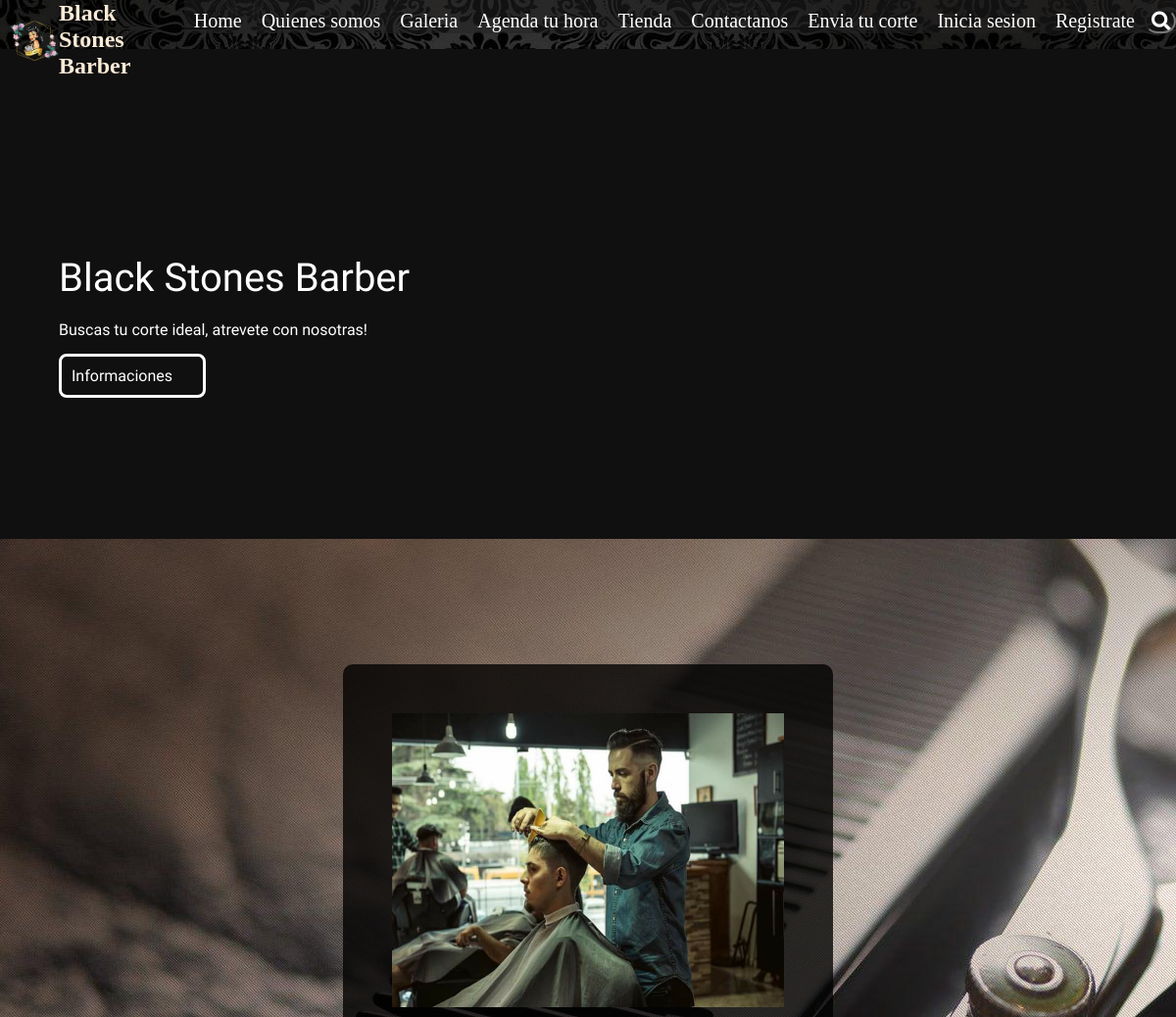
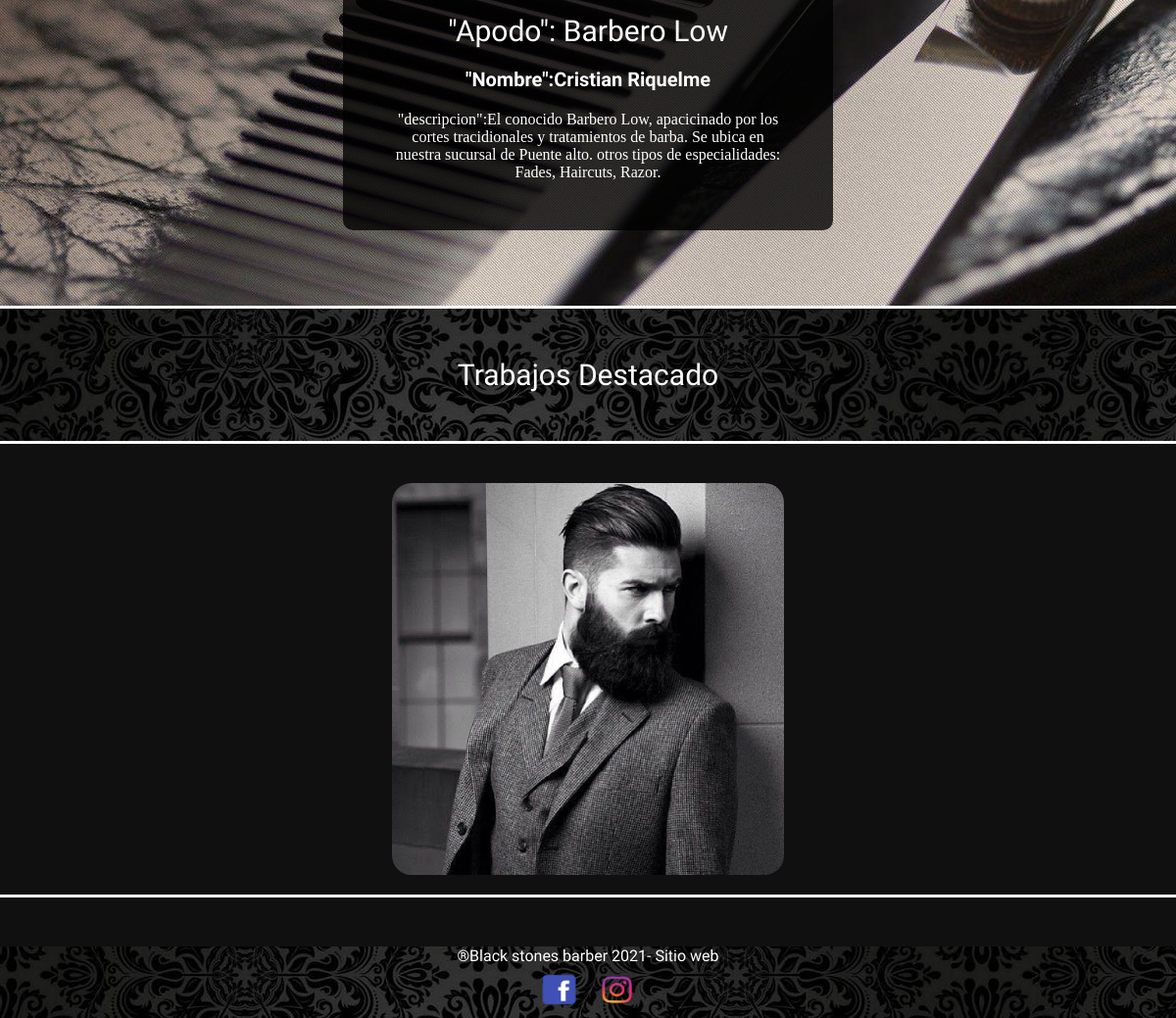
Page /barberos/Cristian Riquelme/ on the committed database (2 pictures, top to bottom).
### BS/models.py (models this page shows, shortened)
class Peluquero(models.Model):
    id_auto_inc = models.AutoField(primary_key=True)
    nombre = models.CharField(max_length=50)
    apodo = models.CharField(max_length=50, null= True)
    descripcion = models.TextField()
    foto = models.ImageField(upload_to='media/peluqueros', null=True)
    publicado = models.BooleanField(default=False)
    categoria = models.ForeignKey(Categoria, on_delete=models.CASCADE)
    Sucursal = models.ForeignKey(Sucursal, on_delete=models.CASCADE)

class Corte(models.Model):
    id_auto_inc = models.AutoField(primary_key=True)
    nombre = models.CharField(max_length=50)
    foto = models.ImageField(upload_to='media/cortes', null=True)
    publicado = models.BooleanField(default=False)
    comentario = models.TextField(null=True)
    peluquero = models.ForeignKey(Peluquero, on_delete=models.CASCADE, null=True)
    categoria = models.ForeignKey(Categoria, on_delete=models.CASCADE, null=True)

### BS/views.py (the view)
def barberos(request, id):
    peluquero = Peluquero.objects.get(nombre=id)
    sucursal = Sucursal.objects.all
    cortes = Corte.objects.filter(peluquero=peluquero, publicado = True)
    contexto =  {"peluquero" : peluquero, "sucursal" : sucursal, "cortes":cortes}
    return render(request, "barberos.html", contexto)

### BS/templates/barberos.html
{% extends "base.html" %} {% load static %} {% block contenido %}
        <section id="banner_barbers">
            <div class="info-barbers">
                <img src="{{peluquero.foto.url}}" alt="">
                <h2>"Apodo": {{peluquero.apodo}} </h2>
                <h3>"Nombre":{{peluquero.nombre}} </h3>
                <p>"descripcion":{{peluquero.descripcion}}</p>
            </div>
        </section>
        <section id="destacados">
            <h2>Trabajos Destacado</h2>
            <div class="imagenes">
                {% for corte  in cortes %}
                    <img class="corte" src="{{corte.foto.url}}" alt="">
        {% endfor %}
            </div>
        </section>
    </main>
{% endblock contenido %}

### BS/static/css/estilos.css (style rules this page uses)
* { margin: 0%; padding: 0%; ; }
body { background: rgb(17, 16, 16); }
p { color: white; text-align: center; }

### BS/static/css/blog.css (style rules this page uses)
* { margin: 0; padding: 0; }

### BS/static/css/servicios.css (style rules this page uses)
h2 { font-size: 32px; font-weight: 300; font-family: 'New Tegomin', serif; color: white; font-size: 30px; }
h3 { font-family: 'New Tegomin', serif; text-align: center; color: white; font-size: 20px; }

### BS/static/css/barbers.css (style rules this page uses)
#banner_barbers { width: 100%; height: 100vh; padding-top: 50px; background: url(../img/Mauro/banner-natu.jpg); display: flex; justify-content: center; align-items: center; }
.info-barbers { width: 500px; background: rgba(0, 0, 0, 0.781); color: white; text-align: center; padding: 50px; border-radius: 10px; }
.info-barbers img,h2,h3 { margin-bottom: 20px; }
.info-barbers img { width: 400px; height: 300px; }
#destacados { border-top: 3px solid white; border-bottom: 3px solid white; background-color: rgb(17, 16, 16) }
#destacados h2 { color: white; text-align: center; padding: 50px 0; border-bottom: 3px solid white; background-image: url(../img/cortes_y_mas/mennu2.jpg); }
.imagenes { width: 100%; display: flex; flex-wrap: wrap; justify-content: center; }
.imagenes img { width: 400px; height: 400px; margin: 20px; border-radius: 20px; }

### BS/static/css/tienda.css (style rules this page uses)
* { margin: 0%; padding: 0%; }

### BS/static/css/contactanos.css (style rules this page uses)
* { margin: 0; padding: 0; box-sizing: border-box; }
body { background-image: url(/img/blanco.jpg); background-size: 100vw 100vh; background-attachment: fixed; margin: 0; }

### BS/static/css/agendarhora.css (style rules this page uses)
* { margin: 0; padding: 0; box-sizing: border-box; }
body { background-image: url(/img/blanco.jpg); background-size: 100vw 100vh ; background-attachment: fixed; margin: 0; }

### BS/static/css/iniciosesion.css (style rules this page uses)
* { margin: 0; padding: 0; box-sizing: border-box; }
body { background-image: url(/img/blanco.jpg); background-size: 100vw 100vh ; background-attachment: fixed; margin: 0; }

### rows in the picture
Peluquero: foto (picture), apodo "Barbero Low", nombre "Cristian Riquelme", descripcion "El conocido Barbero Low, apacicinado por los cortes tracidionales y tratamientos de barba. Se ubica en nuestra sucursal de Puente alto. otros tipos de especialidades: Fades, Haircuts, Razor."
Corte: foto (picture)
